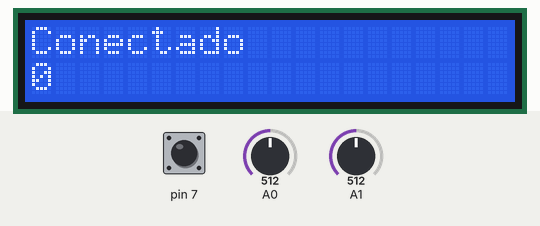
Bench run of a sketch on a simulated Arduino Uno, built with avr-gcc and run on an emulated ATmega328P. Parts: 20×2 character LCD. Inputs (shaded band) come from the test bench; at power-on: pin 7 HIGH, A0 = 512, A1 = 512. No radio packets arrive unless stated; what the sketch prints to the serial monitor is not drawn.

Above: at 1.2 s.
1.3 s: pin 7 pulled LOW for 1 s
At 2.9 s:
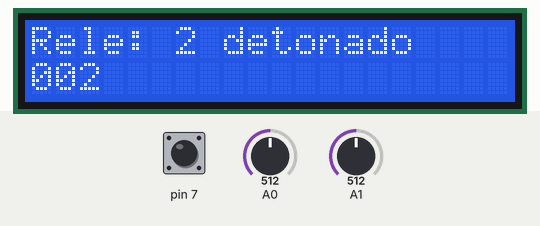
3.8 s: A0 set to 467
At 3.97 s:
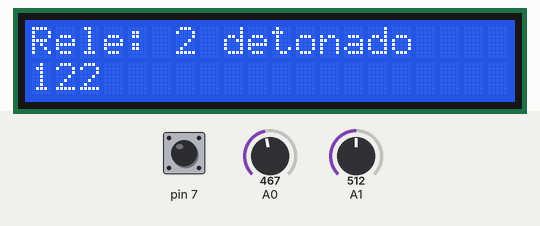
5.3 s: A1 set to 467
At 5.6 s:
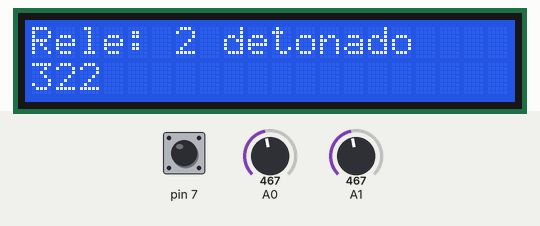
6.9 s: pin 7 pulled LOW for 0.15 s
At 7.14 s:
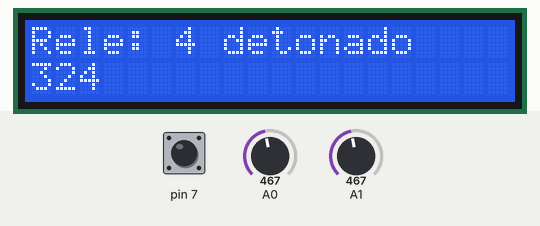
7.6 s: A0 set to 306
At 8.04 s:
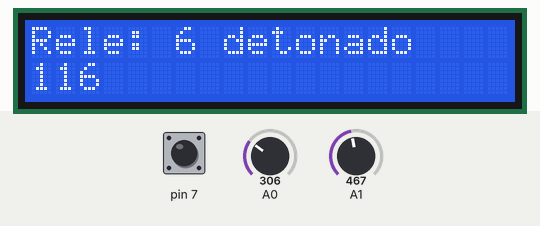
9.3 s: A1 set to 306
At 9.59 s:
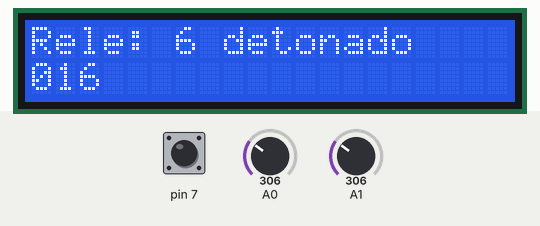
Timing chart, 0 to 9.7 s (numbered marks = the images above; inputs shaded):
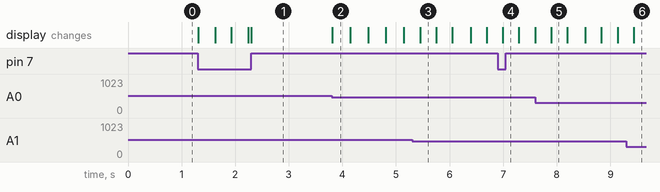

The sketch:

Aresiii-Transmisor.ino
```cpp
#include <nRF24L01.h>
#include <printf.h>
#include <RF24.h>
#include <RF24_config.h>
#include <LiquidCrystal_I2C.h>


LiquidCrystal_I2C lcd(0x27,20,2);

RF24 radio(9,10);  // CE, CSN
const byte adress[11] = "aresiii3331";

int x,y,laser,i;
bool ok;
unsigned long pm;

void setup()
{
lcd.init();
lcd.backlight();
lcd.setCursor(0,0);
lcd.print("Conectado       ");

Serial.begin(115200);


Serial.print("\n ARES III\n");

pinMode(7, INPUT);    ///boton analogico
digitalWrite(7,HIGH);

radio.begin();
radio.setPALevel(RF24_PA_HIGH);
radio.setDataRate(RF24_250KBPS);
radio.openWritingPipe(adress);
//radio.setChannel(5);
//radio.setPayloadSize(4);

radio.stopListening();
}

void loop()
{

x=analogRead(A0);
x=analogRead(A0);
x=map(x, 0, 1023, 0, 210);

y=analogRead(A1);
y=analogRead(A1);
y=map(y, 0, 1023, 300, 510);

///movimiento horizontal
if(x >=0 && x <=33) //izq vel5
   {comando(10);}
if(x >=34 && x <=66) //izq vel4
   {comando(11);}
if(x >=67 && x <=100) //izq vel3
   {comando(12);}


if(x >=110 && x <=143) //der1 vel1
  {comando(20);}
if(x >=144 && x <=176) //der2 vel2
  {comando(21);}
if(x >=177 && x <=210) //der3 vel3
  {comando(22);}


///movimiento vertical
if(y >=300 && y <=333) //izq vel4
  {comando(30);}
if(y >=334 && y <=366) //izq vel4
  {comando(31);}
if(y >=367 && y <=400) //izq vel3
   {comando(32);}


if(y >=410 && y <=443) //izq vel4
  {comando(40);}
if(y >=444 && y <=476) //izq vel4
  {comando(41);}
if(y >=477 && y <=510) //izq vel3
   {comando(42);}


if (digitalRead(7)== LOW)
   {comando(101+i);
   i++;
   lcd.setCursor(0,0);
   if(i==8)
   {lcd.print("Reiniciado       ");
   i=0;}
   else
   {lcd.print("Rele: ");
   lcd.print(i);
   lcd.print(" detonado");}
   }

if ((millis() - pm)>=10)
        {pm=millis();
        comando(0);}
}


/////////////////////////////////////////////////////////////////
void comando(int orden)
{

    ok = radio.write( &orden, sizeof(int) );

    lcd.setCursor(0,1);
    lcd.print(orden);
    Serial.println(orden);


 /*if((millis() - pm) >= 5000)
    {pm=millis();
     if(ok)
      {lcd.setCursor(0,1);
       lcd.print("Conectado       ");}
     else
      {lcd.setCursor(0,1);
       lcd.print("Desconectado    ");}
    }*/

    if (ok)                         //descomentar
      Serial.println("ok...\n");
    else
      Serial.println("failed.\n\r");

  delay(2);
}
```

Measured:
- after the input at 1.3 s, the display: first changes at once (image 1 shows a later state)
- after the input at 3.8 s, the display: changes at once (image 2)
- after the input at 5.3 s, the display: changes after 0.15 s (image 3)
